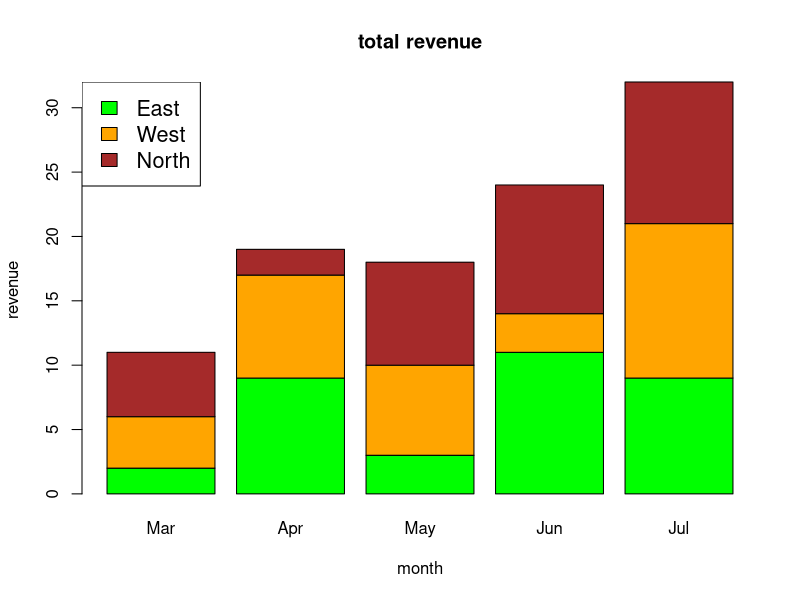
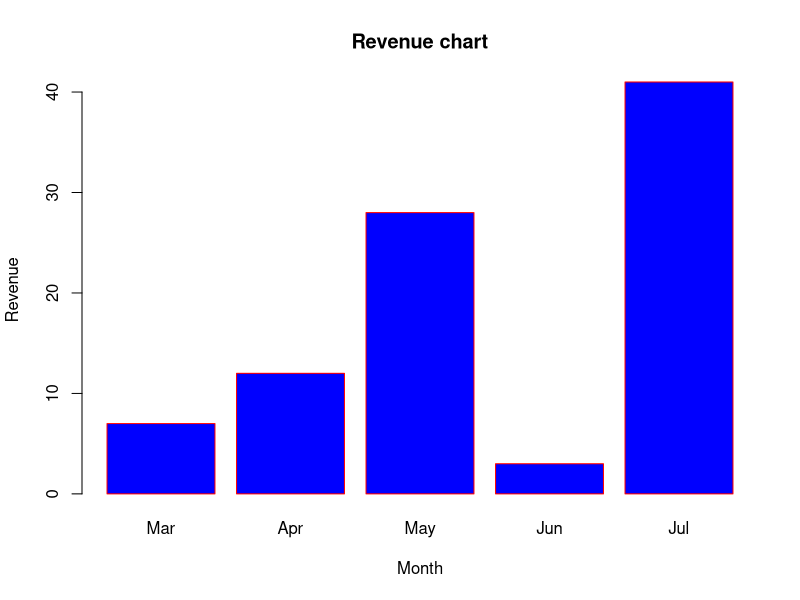
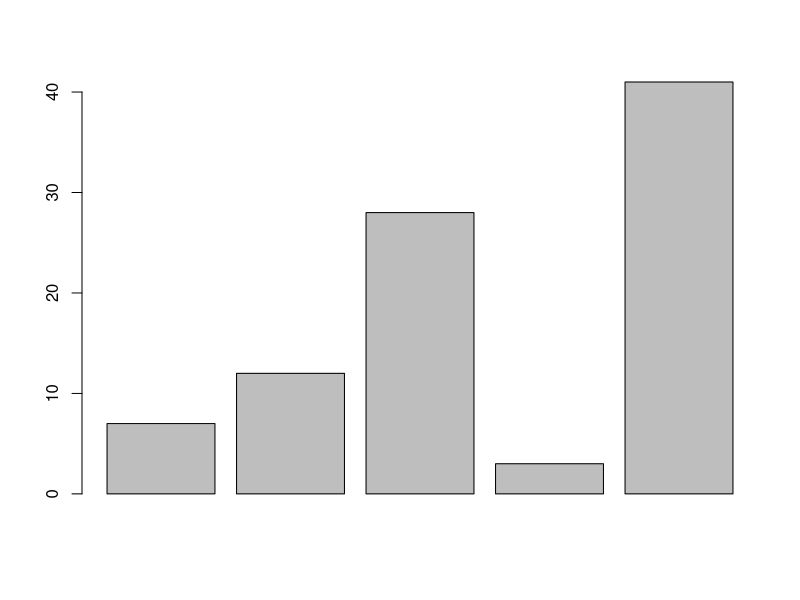

R code for these plots, in order:



# Create the input vectors.
colors = c("green","orange","brown")
months <- c("Mar","Apr","May","Jun","Jul")
regions <- c("East","West","North")

# Create the matrix of the values.
Values <- matrix(c(2,9,3,11,9,4,8,7,3,12,5,2,8,10,11), nrow = 3, ncol = 5, byrow = TRUE)

# Give the chart file a name
png(file = "barchart_stacked.png")

# Create the bar chart
barplot(Values, main = "total revenue", names.arg = months, xlab = "month", ylab = "revenue", col = colors)

# Add the legend to the chart
legend("topleft", regions, cex = 1.3, fill = colors)


# Save the file
dev.off()




# Create the data for the chart
H <- c(7,12,28,3,41)
M <- c("Mar","Apr","May","Jun","Jul")

# Give the chart file a name
png(file = "barchart_months_revenue.png")

# Plot the bar chart 
barplot(H,names.arg=M,xlab="Month",ylab="Revenue",col="blue",
        main="Revenue chart",border="red")

# Save the file
dev.off()





# Create the data for the chart
H <- c(7,12,28,3,41)

# Give the chart file a name
png(file = "barchart.png")

# Plot the bar chart 
barplot(H)

# Save the file
dev.off()